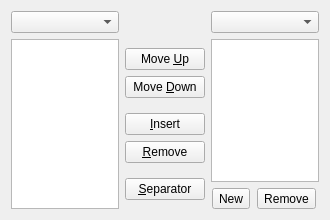
<?xml version="1.0" encoding="UTF-8"?>
<ui version="4.0">
 <class>Toolbar_Editor</class>
 <widget class="QWidget" name="Toolbar_Editor">
  <property name="geometry">
   <rect>
    <x>0</x>
    <y>0</y>
    <width>330</width>
    <height>220</height>
   </rect>
  </property>
  <property name="minimumSize">
   <size>
    <width>330</width>
    <height>220</height>
   </size>
  </property>
  <property name="windowTitle">
   <string>Form</string>
  </property>
  <layout class="QGridLayout" name="gridLayout">
   <item row="0" column="0">
    <widget class="QComboBox" name="combo_menu">
     <property name="toolTip">
      <string>Select a menu</string>
     </property>
     <property name="whatsThis">
      <string>Lists the avaliable menus to get the corresponding actions</string>
     </property>
    </widget>
   </item>
   <item row="0" column="2">
    <widget class="QComboBox" name="combo_toolbar">
     <property name="toolTip">
      <string>Select toolbar</string>
     </property>
     <property name="whatsThis">
      <string>List the available toolbars. The selected one will be edited</string>
     </property>
    </widget>
   </item>
   <item row="1" column="2">
    <widget class="QListWidget" name="list_toolbar">
     <property name="whatsThis">
      <string>Lists the actions in the selected toolbar</string>
     </property>
    </widget>
   </item>
   <item row="2" column="2">
    <layout class="QHBoxLayout" name="horizontalLayout">
     <item>
      <widget class="QToolButton" name="button_add_toolbar">
       <property name="toolTip">
        <string>Add new Toolbar</string>
       </property>
       <property name="text">
        <string>New</string>
       </property>
       <property name="icon">
        <iconset theme="list-add"/>
       </property>
      </widget>
     </item>
     <item>
      <widget class="QToolButton" name="button_remove_toolbar">
       <property name="toolTip">
        <string>Delete selected toolbar</string>
       </property>
       <property name="text">
        <string>Remove</string>
       </property>
       <property name="icon">
        <iconset theme="list-remove"/>
       </property>
      </widget>
     </item>
    </layout>
   </item>
   <item row="1" column="0" rowspan="2">
    <widget class="QListWidget" name="list_menu">
     <property name="whatsThis">
      <string>Lists the available actions for the selected menu</string>
     </property>
    </widget>
   </item>
   <item row="1" column="1" rowspan="2">
    <layout class="QVBoxLayout" name="verticalLayout">
     <item>
      <spacer name="verticalSpacer_3">
       <property name="orientation">
        <enum>Qt::Vertical</enum>
       </property>
       <property name="sizeHint" stdset="0">
        <size>
         <width>20</width>
         <height>40</height>
        </size>
       </property>
      </spacer>
     </item>
     <item>
      <widget class="QPushButton" name="button_up">
       <property name="whatsThis">
        <string>Moves the selected toolbar item up</string>
       </property>
       <property name="text">
        <string>Move &amp;Up</string>
       </property>
       <property name="icon">
        <iconset theme="arrow-up">
         <normaloff/>
        </iconset>
       </property>
      </widget>
     </item>
     <item>
      <widget class="QPushButton" name="button_down">
       <property name="whatsThis">
        <string>moves the selected toolbar item down</string>
       </property>
       <property name="text">
        <string>Move &amp;Down</string>
       </property>
       <property name="icon">
        <iconset theme="arrow-down">
         <normaloff/>
        </iconset>
       </property>
      </widget>
     </item>
     <item>
      <spacer name="verticalSpacer_2">
       <property name="orientation">
        <enum>Qt::Vertical</enum>
       </property>
       <property name="sizeHint" stdset="0">
        <size>
         <width>20</width>
         <height>40</height>
        </size>
       </property>
      </spacer>
     </item>
     <item>
      <widget class="QPushButton" name="button_insert">
       <property name="whatsThis">
        <string>Adds the selected menu action to the toolbar</string>
       </property>
       <property name="text">
        <string>&amp;Insert</string>
       </property>
       <property name="icon">
        <iconset theme="list-add">
         <normaloff/>
        </iconset>
       </property>
      </widget>
     </item>
     <item>
      <widget class="QPushButton" name="button_remove">
       <property name="whatsThis">
        <string>Removes the selected item from the active toolbar</string>
       </property>
       <property name="text">
        <string>&amp;Remove</string>
       </property>
       <property name="icon">
        <iconset theme="list-remove">
         <normaloff/>
        </iconset>
       </property>
      </widget>
     </item>
     <item>
      <spacer name="verticalSpacer">
       <property name="orientation">
        <enum>Qt::Vertical</enum>
       </property>
       <property name="sizeHint" stdset="0">
        <size>
         <width>20</width>
         <height>40</height>
        </size>
       </property>
      </spacer>
     </item>
     <item>
      <widget class="QPushButton" name="button_insert_separator">
       <property name="whatsThis">
        <string>Adds a separator after the selected toolbar item</string>
       </property>
       <property name="text">
        <string>&amp;Separator</string>
       </property>
       <property name="icon">
        <iconset theme="insert-horizontal-rule">
         <normaloff/>
        </iconset>
       </property>
      </widget>
     </item>
     <item>
      <spacer name="verticalSpacer_4">
       <property name="orientation">
        <enum>Qt::Vertical</enum>
       </property>
       <property name="sizeHint" stdset="0">
        <size>
         <width>20</width>
         <height>40</height>
        </size>
       </property>
      </spacer>
     </item>
    </layout>
   </item>
  </layout>
 </widget>
 <resources/>
 <connections>
  <connection>
   <sender>combo_toolbar</sender>
   <signal>currentIndexChanged(QString)</signal>
   <receiver>Toolbar_Editor</receiver>
   <slot>update_list_toolbar(QString)</slot>
   <hints>
    <hint type="sourcelabel">
     <x>294</x>
     <y>22</y>
    </hint>
    <hint type="destinationlabel">
     <x>409</x>
     <y>18</y>
    </hint>
   </hints>
  </connection>
 </connections>
 <slots>
  <slot>update_list_toolbar(QString)</slot>
 </slots>
</ui>
